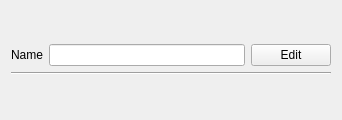
<?xml version="1.0" encoding="UTF-8"?>
<ui version="4.0">
 <class>TransformationFrame</class>
 <widget class="QFrame" name="TransformationFrame">
  <property name="geometry">
   <rect>
    <x>0</x>
    <y>0</y>
    <width>342</width>
    <height>120</height>
   </rect>
  </property>
  <property name="windowTitle">
   <string>Frame</string>
  </property>
  <layout class="QVBoxLayout" name="verticalLayout_2">
   <item>
    <layout class="QVBoxLayout" name="mainLayout">
     <item>
      <layout class="QHBoxLayout" name="horizontalLayout">
       <item>
        <widget class="QLabel" name="label">
         <property name="sizePolicy">
          <sizepolicy hsizetype="Preferred" vsizetype="Minimum">
           <horstretch>0</horstretch>
           <verstretch>0</verstretch>
          </sizepolicy>
         </property>
         <property name="text">
          <string>Name</string>
         </property>
        </widget>
       </item>
       <item>
        <widget class="QLineEdit" name="lineEdit"/>
       </item>
       <item>
        <widget class="QPushButton" name="editButton">
         <property name="text">
          <string>Edit</string>
         </property>
        </widget>
       </item>
      </layout>
     </item>
     <item>
      <widget class="Line" name="line">
       <property name="orientation">
        <enum>Qt::Horizontal</enum>
       </property>
      </widget>
     </item>
    </layout>
   </item>
  </layout>
 </widget>
 <resources/>
 <connections/>
</ui>
